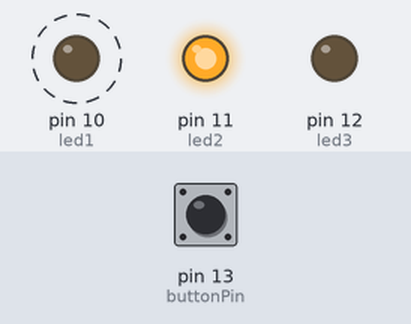
Recording of a sketch running on a simulated Arduino Uno, built with avr-gcc and run on an emulated ATmega328P. Parts: output pins drawn as LEDs (lit = HIGH). Dashed ring = blinking. The test bench sets the inputs (shaded band); at power-on: pin 13 (buttonPin) HIGH.

Above: at 1.4 s.
1.5 s: pin 13 (buttonPin) pulled LOW for 0.25 s
At 1.85 s:
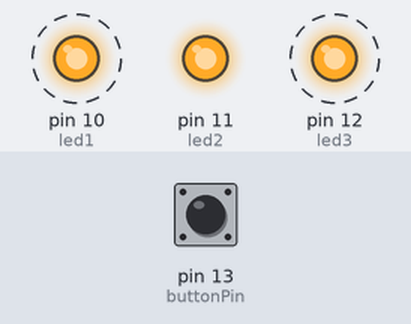
4.5 s: pin 13 (buttonPin) pulled LOW for 1 s
At 5.95 s:
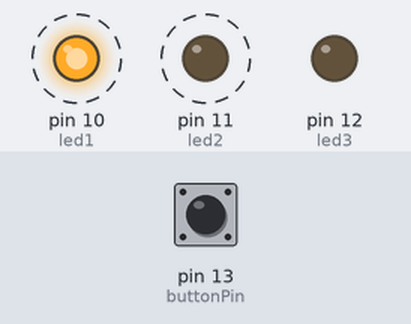
7.5 s: pin 13 (buttonPin) pulled LOW for 3.2 s
At 8.5 s:
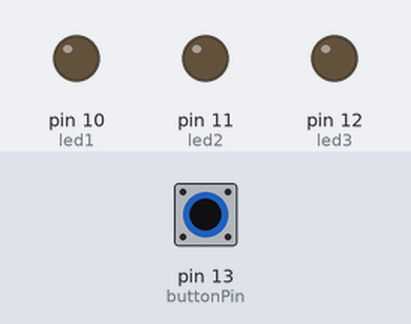
Timing chart, 0 to 10.5 s (numbered marks = the images above; inputs shaded):
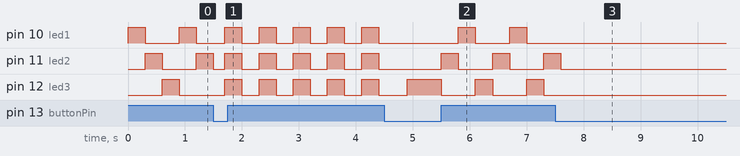

Measured:
- after the input at 1.5 s, pin 10 (led1), pin 12 (led3): alternates HIGH for 0.30 s and LOW for 0.30 s, starting after 0.20 s
- after the input at 4.5 s, pin 10 (led1): alternates HIGH for 0.30 s and LOW for 0.60 s, starting after 1.3 s; pin 11 (led2): alternates HIGH for 0.30 s and LOW for 0.60 s, starting after 1.0 s
- after the input at 7.5 s, pin 10 (led1), pin 12 (led3): stops changing and stays LOW; pin 11 (led2): goes on until 7.6 s, then stays LOW
- by itself, pin 10 (led1): alternates HIGH for 0.30 s and LOW for 0.60 s
- by itself, pin 11 (led2): repeats every 0.60 s: HIGH 0.30 s, LOW 0.30 s

The sketch:

midterm_project_11.ino
```cpp
const int buttonPin = 13;
const int led1 = 10;
const int led2 = 11;
const int led3 = 12;

int mode = 0;
int lastButtonState = HIGH;

void setup() {
  pinMode(buttonPin, INPUT_PULLUP);
  pinMode(led1, OUTPUT);
  pinMode(led2, OUTPUT);
  pinMode(led3, OUTPUT);
}

void loop() {
  int buttonState = digitalRead(buttonPin);

  // Button Debounce & Mode Switching
  if (buttonState == LOW && lastButtonState == HIGH) {
    mode++;
    if (mode > 3) mode = 0;
    delay(200); // Slight delay to prevent double-triggering
  }
  lastButtonState = buttonState;

  // --- Mode 0: Sequential (1 -> 2 -> 3) ---
  if (mode == 0) {
    int sequence[] = {led1, led2, led3};
    for(int i = 0; i < 3; i++) {
      digitalWrite(sequence[i], HIGH);
      delay(300);
      digitalWrite(sequence[i], LOW);
      // Check button during sequence for better responsiveness
      if(digitalRead(buttonPin) == LOW) break;
    }
  }

  //  Mode 1:
  else if (mode == 1) {
    digitalWrite(led1, HIGH);
    digitalWrite(led2, HIGH);
    digitalWrite(led3, HIGH);
    delay(300);
    digitalWrite(led1, LOW);
    digitalWrite(led2, LOW);
    digitalWrite(led3, LOW);
    delay(300);
  }

  //  Mode 2:
  else if (mode == 2) {
    int reverseSequence[] = {led3, led2, led1};
    for(int i = 0; i < 3; i++) {
      digitalWrite(reverseSequence[i], HIGH);
      delay(300);
      digitalWrite(reverseSequence[i], LOW);
      if(digitalRead(buttonPin) == LOW) break;
    }
  }

  // Mode 3: All Off
  else if (mode == 3) {
    digitalWrite(led1, LOW);
    digitalWrite(led2, LOW);
    digitalWrite(led3, LOW);
  }
}
```
